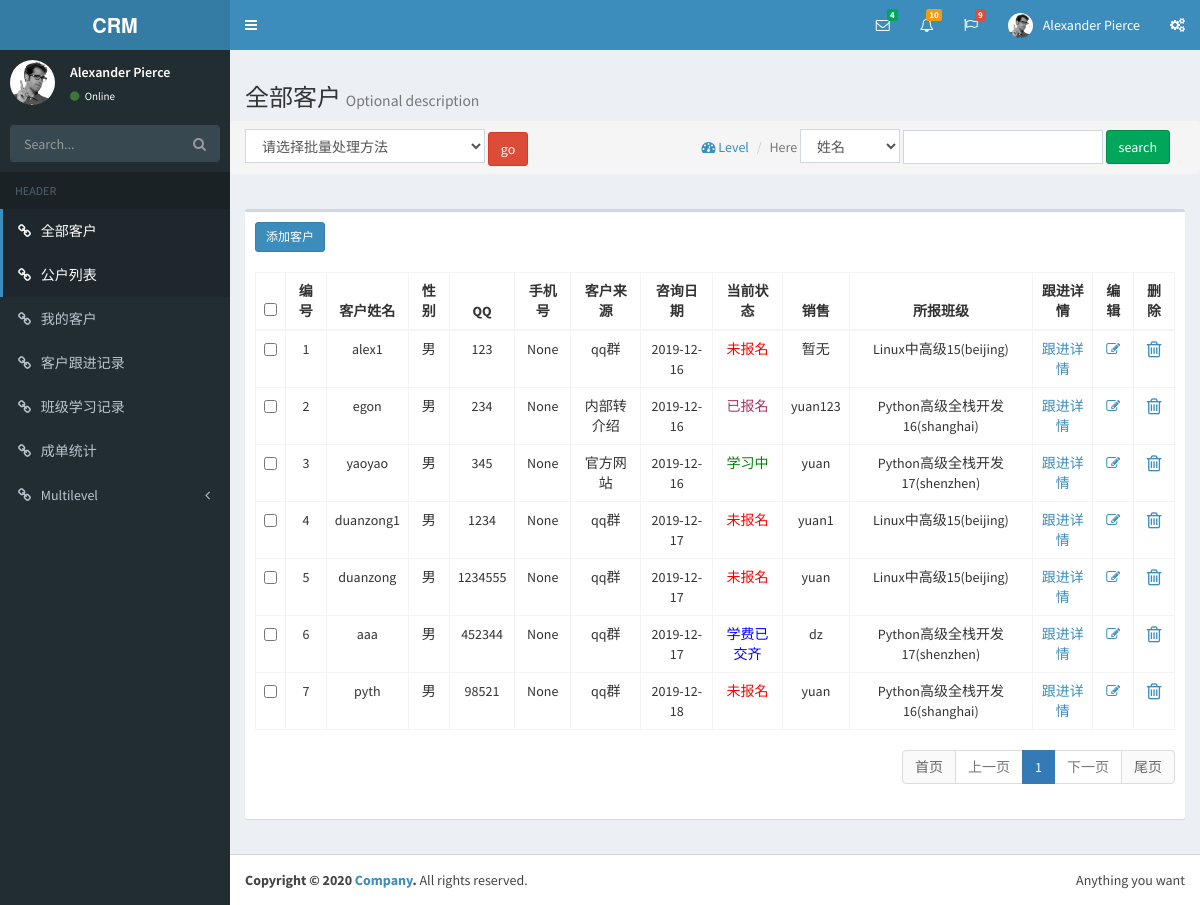
Screenshot of /customers/list/ with the database file from the repository.
### app01/models.py (models this page shows, shortened)
class Customer(models.Model):
    qq = models.CharField('QQ', max_length=64, unique=True, help_text='QQ号必须唯一')
    qq_name = models.CharField('QQ昵称', max_length=64, blank=True, null=True)
    name = models.CharField('姓名', max_length=32, blank=True, null=True, help_text='学员报名后，请改为真实姓名')
    sex_type = (('male', '男'), ('female', '女'))
    sex = models.CharField("性别", choices=sex_type, max_length=16, default='male', blank=True, null=True)
    birthday = models.DateField('出生日期', default=None, help_text="格式yyyy-mm-dd", blank=True, null=True)
    phone = models.BigIntegerField('手机号', blank=True, null=True)
    source = models.CharField('客户来源', max_length=64, choices=source_type, default='qq')
    introduce_from = models.ForeignKey('Customer', verbose_name="转介绍自学员", blank=True, null=True,on_delete=models.CASCADE)
    course = MultiSelectField("咨询课程", choices=course_choices)
    class_type = models.CharField("班级类型", max_length=64, choices=class_type_choices, default='fulltime')
    customer_note = models.TextField("客户备注", blank=True, null=True, )
    status = models.CharField("状态", choices=enroll_status_choices, max_length=64, default="unregistered",
                              help_text="选择客户此时的状态")
    date = models.DateTimeField("咨询日期", auto_now_add=True)
    last_consult_date = models.DateField("最后跟进日期", auto_now_add=True)
    next_date = models.DateField("预计再次跟进时间", blank=True, null=True)
    consultant = models.ForeignKey('UserInfo', verbose_name="销售", related_name='customers', blank=True, null=True,on_delete=models.CASCADE )
    class_list = models.ManyToManyField('ClassList', verbose_name="已报班级", )
    deal_date = models.DateField(null=True)
    def get_classlist(self):
        l = []
        for cls in self.class_list.all():
            l.append(str(cls))
        return mark_safe("<br>".join(l))
    def get_status(self):
        status_color = {
            "studying": "green",
            "signed": "#B03060",
            "unregistered": "red",
            "paid_in_full": "blue"
        }
        return mark_safe("<span style='color:%s;'>%s</span>" % (status_color[self.status], self.get_status_display()))

class ClassList(models.Model):
    course = models.CharField("课程名称", max_length=64, choices=course_choices)
    semester = models.IntegerField("学期")
    campuses = models.ForeignKey('Campuses', verbose_name="校区",on_delete=models.CASCADE)
    price = models.IntegerField("学费", default=10000)
    memo = models.CharField('说明', blank=True, null=True, max_length=100)
    start_date = models.DateField("开班日期")
    graduate_date = models.DateField("结业日期", blank=True, null=True)
    teachers = models.ManyToManyField('UserInfo', verbose_name="老师")
    class_type = models.CharField(choices=class_type_choices, max_length=64, verbose_name='班额及类型', blank=True,
                                  null=True)
    class Meta:
        unique_together = ("course", "semester", 'campuses')
    def __str__(self):
        return "{}{}({})".format(self.get_course_display(), self.semester, self.campuses)

class Campuses(models.Model):
    name = models.CharField(verbose_name='校区', max_length=64)
    address = models.CharField(verbose_name='详细地址', max_length=512, blank=True, null=True)
    def __str__(self):
        return self.name

class UserInfo(AbstractUser):
    tel = models.CharField(max_length=32)
    gender = models.IntegerField(choices=((1, "男"), (2, "女")), default=1)
    depart = models.ForeignKey('Department',on_delete=models.CASCADE,default=1)

### app01/views.py (the view, shortened to what this page needs)
# urls.py: url(r'^customers/list/$', views.CustomerView.as_view(),name="customers_list"),
class CustomerView(View):
    def get(self, request):
        if reverse('customers_public') == request.path:
            label = "公户列表"
            customer_list = Customer.objects.filter(consultant__isnull=True)  # 没有销售
        elif reverse('customers_list') == request.path:
            label = '全部客户'
            customer_list = Customer.objects.all()
        else:
            label = "我的客户"
            customer_list = Customer.objects.filter(consultant=request.user)
        val = request.GET.get("q")
        select = request.GET.get('select')
        if val:
            q = Q()
            q.connector = 'or'
            q.children.append((select + '__contains', val))
            customer_list = customer_list.filter(q)
        current_page_num = request.GET.get("page")
        pagination = Pagination(current_page_num, customer_list.count(), request)
        customer_list = customer_list[pagination.start:pagination.end]
        path = request.path
        next = "?next=%s" % path
        return render(request, "customer/customer_list.html", {"customer_list": customer_list, "pagination": pagination,
                                                               'label': label, 'next': next})

### app01/utils/page.py (called while the page is built)
    @property
    def start(self):
        return (self.current_page_num - 1) * self.per_page_num

    @property
    def end(self):
        return self.current_page_num * self.per_page_num

### templates/customer/customer_list.html (shortened to what this page needs)
{% extends "base.html" %}
{% block content %}
    <div class="content-wrapper">
        <section class="content-header">
            <h3>
                {{ label }}
                <small>Optional description</small>
            </h3>
            <form action="" method="get" class="pull-right">
                <ol class="breadcrumb">
                    <li><a href="#"><i class="fa fa-dashboard"></i> Level</a></li>
                    <li class="active">Here</li>
                    <select name="select" id="s1" class="form-control" style="display: inline-block;width: 100px">
                         <option value="name">姓名</option>
                    </select>
                    <input type="text" name="q" class="form-control" style="display:inline-block;width:200px;">
                    <button class="btn btn-success" style="vertical-align:0">search</button>
                </ol>
            </form>
        </section>
        <form action="" method="post">
            <ol class="breadcrumb">
                <select name="action" id="" class="form-control" style="display: inline-block;width: 240px">
                    <option value="patch">请选择批量处理方法</option>
                </select>
                <input type="submit" value="go" class="btn btn-danger">
            </ol>
            <section class="content">
                <div class="row">
                    <div class="col-xs-12">
                        <div class="box">
                            <div class="box-header">
                                <h3 class="box-title"><a href="{% url 'addcustomers' %}{{ next }}" class="btn btn-primary btn-sm">添加客户</a></h3>
                            </div>
                            <div class="box-body">
                                <table  id="example2" class="text-center table table-bordered table-hover">
                                    <thead>
                                        <tr>
                                            <th><input type="checkbox"></th>
                                            <th>编号</th>
                                            <th>客户姓名</th>
                                            <th>性别</th>
                                            <th>QQ</th>
                                            <th>手机号</th>
                                            <th>客户来源</th>
                                            <th>咨询日期</th>
                                            <th>当前状态</th>
                                            <th>销售</th>
                                            <th>所报班级</th>
                                            <th>跟进详情</th>
                                            <th>编辑</th>
                                            <th>删除</th>
                                        </tr>
                                    </thead>
                                    <tbody>
                                     {% for customer in customer_list %}
                                         <tr>
                                             <td><input type="checkbox" name="selected_pk_list" value="{{ customer.pk }}"></td>
                                             <td>{{ forloop.counter }}</td>
                                             <td>{{ customer.name }}</td>
                                             <td>{{ customer.get_sex_display }}</td>
                                             <td>{{ customer.qq }}</td>
                                             <td>{{ customer.phone }}</td>
                                             <td>{{ customer.get_source_display }}</td>
                                             <td>{{ customer.date|date:'Y-m-d' }}</td>
                                             <td>{{ customer.get_status }}</td>
                                             <td>{{ customer.consultant|default:"暂无"  }}</td>
                                             <td>{{ customer.get_classlist|default:"暂无"  }}</td>
                                             <td><a href="/consult_records/?customer_id={{ customer.pk }}">跟进详情</a></td>
                                             <td><a href="{% url 'editcustomers' customer.pk %}{{ next }}"><i class="fa fa-edit" aria-hidden="true"></i></a></td>
                                             <td><a href=""><i class="fa fa-trash-o fa-lg"></i></a></td>
                                         </tr>
                                     {% endfor %}
                                    </tbody>
                                </table>
                                <nav aria-label="Page navigation" class="pull-right">
                                      <ul class="pagination">
                                         {{ pagination.page_html|safe }}
                                      </ul>
                                </nav>
                            </div>
                        </div>
                    </div>
                </div>
            </section>
        </form>
    </div>
{% endblock %}

### templates/base.html (shortened to what this page needs)
<!DOCTYPE html>
<html>
<head>
  <link rel="stylesheet" href="/static/AdminLTE-2.3.3/bootstrap/css/bootstrap.min.css">
  <link rel="stylesheet" href="https://cdnjs.cloudflare.com/ajax/libs/font-awesome/4.5.0/css/font-awesome.min.css">
  <link rel="stylesheet" href="https://cdnjs.cloudflare.com/ajax/libs/ionicons/2.0.1/css/ionicons.min.css">
  <link rel="stylesheet" href="/static/AdminLTE-2.3.3/dist/css/AdminLTE.min.css">
  <link rel="stylesheet" href="/static/AdminLTE-2.3.3/dist/css/skins/skin-blue.min.css">
  <link rel="stylesheet" href="/static/font-awesome-4.7.0/css/font-awesome.css">
</head>
<body class="hold-transition skin-blue sidebar-mini">
<div class="wrapper">
  <header class="main-header">
    <a href="/static/AdminLTE-2.3.3/index2.html" class="logo">
      <span class="logo-lg"><b>CRM</b></span>
    </a>
    <nav class="navbar navbar-static-top" role="navigation">
      <a href="#" class="sidebar-toggle" data-toggle="offcanvas" role="button">
      </a>
      <div class="navbar-custom-menu">
        <ul class="nav navbar-nav">
          <li class="dropdown messages-menu">
            <a href="#" class="dropdown-toggle" data-toggle="dropdown">
              <i class="fa fa-envelope-o"></i>
              <span class="label label-success">4</span>
            </a>
          </li>
          <li class="dropdown notifications-menu">
            <a href="#" class="dropdown-toggle" data-toggle="dropdown">
              <i class="fa fa-bell-o"></i>
              <span class="label label-warning">10</span>
            </a>
          </li>
          <li class="dropdown tasks-menu">
            <a href="#" class="dropdown-toggle" data-toggle="dropdown">
              <i class="fa fa-flag-o"></i>
              <span class="label label-danger">9</span>
            </a>
          </li>
          <li class="dropdown user user-menu">
            <a href="#" class="dropdown-toggle" data-toggle="dropdown">
              <img src="/static/AdminLTE-2.3.3/dist/img/user2-160x160.jpg" class="user-image" alt="User Image">
              <span class="hidden-xs">Alexander Pierce</span>
            </a>
          </li>
          <li>
            <a href="#" data-toggle="control-sidebar"><i class="fa fa-gears"></i></a>
          </li>
        </ul>
      </div>
    </nav>
  </header>
  <aside class="main-sidebar">
    <section class="sidebar">
      <div class="user-panel">
        <div class="pull-left image">
          <img src="/static/AdminLTE-2.3.3/dist/img/user2-160x160.jpg" class="img-circle" alt="User Image">
        </div>
        <div class="pull-left info">
          <p>Alexander Pierce</p>
          <a href="#"><i class="fa fa-circle text-success"></i> Online</a>
        </div>
      </div>
      <form action="#" method="get" class="sidebar-form">
        <div class="input-group">
          <input type="text" name="q" class="form-control" placeholder="Search...">
              <span class="input-group-btn">
                <button type="submit" name="search" id="search-btn" class="btn btn-flat"><i class="fa fa-search"></i>
                </button>
              </span>
        </div>
      </form>
      <ul class="sidebar-menu">
        <li class="header">HEADER</li>
        <li class="active"><a href="/customers/list/"><i class="fa fa-link"></i> <span>全部客户</span></a></li>
        <li class="active"><a href="/customers/public/"><i class="fa fa-link"></i> <span>公户列表</span></a></li>
        <li><a href="/mycustomers/"><i class="fa fa-link"></i> <span>我的客户</span></a></li>
        <li><a href="/consult_records/"><i class="fa fa-link"></i> <span>客户跟进记录</span></a></li>
        <li><a href="/class_study_record/"><i class="fa fa-link"></i> <span>班级学习记录</span></a></li>
        <li><a href="/customer/tongji/"><i class="fa fa-link"></i> <span>成单统计</span></a></li>
        <li class="treeview">
          <a href="#"><i class="fa fa-link"></i> <span>Multilevel</span> <i class="fa fa-angle-left pull-right"></i></a>
        </li>
      </ul>
    </section>
  </aside>
  {% block content %}{% endblock %}
  <footer class="main-footer">
    <div class="pull-right hidden-xs">
      Anything you want
    </div>
    <strong>Copyright &copy; 2020 <a href="#">Company</a>.</strong> All rights reserved.
  </footer>
</div>
</body>
</html>

### rows the page displays
Customer: name "alex1", sex "男", qq "123", phone "None", source "qq群", date "2019-12-16", get_status "未报名", consultant "暂无", get_classlist "Linux中高级15(beijing)"
Customer: name "egon", sex "男", qq "234", phone "None", source "内部转介绍", date "2019-12-16", get_status "已报名", consultant "yuan123", get_classlist "Python高级全栈开发16(shanghai)"
Customer: name "yaoyao", sex "男", qq "345", phone "None", source "官方网站", date "2019-12-16", get_status "学习中", consultant "yuan", get_classlist "Python高级全栈开发17(shenzhen)"
Customer: name "duanzong1", sex "男", qq "1234", phone "None", source "qq群", date "2019-12-17", get_status "未报名", consultant "yuan1", get_classlist "Linux中高级15(beijing)"
Customer: name "duanzong", sex "男", qq "1234555", phone "None", source "qq群", date "2019-12-17", get_status "未报名", consultant "yuan", get_classlist "Linux中高级15(beijing)"
Customer: name "aaa", sex "男", qq "452344", phone "None", source "qq群", date "2019-12-17", get_status "学费已交齐", consultant "dz", get_classlist "Python高级全栈开发17(shenzhen)"
Customer: name "pyth", sex "男", qq "98521", phone "None", source "qq群", date "2019-12-18", get_status "未报名", consultant "yuan", get_classlist "Python高级全栈开发16(shanghai)"

### other values shown
{{ label }} "全部客户"
{{ pagination.page_html|safe }} "首页 上一页 1 下一页 尾页"
